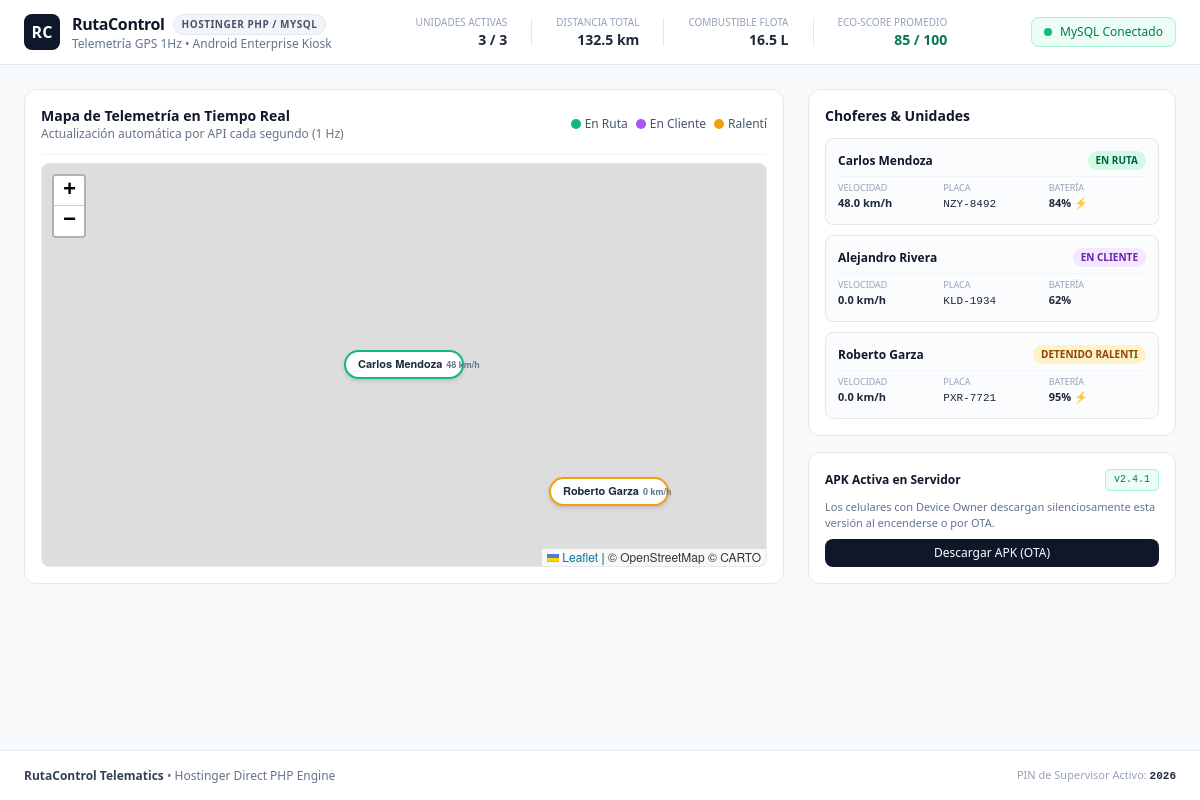
The app's page /hostinger_files/index.php with its own data.
### tables this page shows
CREATE TABLE IF NOT EXISTS drivers (
    id INT AUTO_INCREMENT PRIMARY KEY,
    name VARCHAR(150) NOT NULL,
    phone VARCHAR(30) NULL,
    route_code VARCHAR(50) NOT NULL COMMENT 'Ej: RUTA-NORTE-01',
    route_name VARCHAR(150) NOT NULL DEFAULT 'Ruta Principal',
    vehicle_plate VARCHAR(20) NOT NULL,
    vehicle_model VARCHAR(100) NOT NULL,
    avatar_url VARCHAR(255) NULL,
    nominal_consumption_l100km DECIMAL(5,2) DEFAULT 11.50,
    supervisor_pin VARCHAR(6) DEFAULT '2026',
    status ENUM('en_ruta', 'en_cliente', 'detenido_ralenti', 'exceso_velocidad', 'fuera_servicio') DEFAULT 'en_ruta',
    current_lat DECIMAL(10,7) DEFAULT 19.432608,
    current_lng DECIMAL(10,7) DEFAULT -99.133209,
    current_speed_kmh DECIMAL(5,1) DEFAULT 0.0,
    current_accel_g DECIMAL(4,2) DEFAULT 0.00,
    heading_deg SMALLINT DEFAULT 0,
    eco_score INT DEFAULT 85,
    total_distance_km DECIMAL(8,2) DEFAULT 0.00,
    fuel_consumed_liters DECIMAL(8,2) DEFAULT 0.00,
    excess_fuel_liters DECIMAL(8,2) DEFAULT 0.00,
    idle_time_minutes INT DEFAULT 0,
    sudden_braking_count INT DEFAULT 0,
    sudden_accel_count INT DEFAULT 0,
    created_at TIMESTAMP DEFAULT CURRENT_TIMESTAMP
);

CREATE TABLE IF NOT EXISTS devices (
    id INT AUTO_INCREMENT PRIMARY KEY,
    device_uid VARCHAR(100) NOT NULL UNIQUE COMMENT 'IMEI o Android ID del teléfono',
    device_model VARCHAR(100) NOT NULL DEFAULT 'Android Device',
    android_version VARCHAR(30) NOT NULL DEFAULT 'Android 14',
    current_apk_version VARCHAR(20) DEFAULT 'v2.4.1',
    battery_level INT DEFAULT 100,
    is_charging BOOLEAN DEFAULT FALSE,
    last_ping_at DATETIME NULL,
    assigned_driver_id INT NULL,
    status ENUM('online', 'offline', 'warning', 'locked') DEFAULT 'online',
    monthly_data_mb DECIMAL(8,2) DEFAULT 0.00,
    api_auth_token VARCHAR(64) NOT NULL,
    created_at TIMESTAMP DEFAULT CURRENT_TIMESTAMP,
    INDEX idx_device_uid (device_uid),
    INDEX idx_last_ping (last_ping_at)
);

CREATE TABLE IF NOT EXISTS apk_releases (
    id INT AUTO_INCREMENT PRIMARY KEY,
    app_name VARCHAR(100) NOT NULL DEFAULT 'RutaControl Telematics',
    package_name VARCHAR(100) NOT NULL DEFAULT 'com.rutacontrol.telematics',
    version_name VARCHAR(30) NOT NULL,
    version_code INT NOT NULL,
    download_url TEXT NOT NULL,
    sha256_checksum VARCHAR(64) NOT NULL,
    file_size_bytes BIGINT DEFAULT 15000000,
    is_active_production BOOLEAN DEFAULT FALSE,
    is_mandatory_kiosk BOOLEAN DEFAULT TRUE,
    changelog TEXT NULL,
    created_at TIMESTAMP DEFAULT CURRENT_TIMESTAMP
);

CREATE TABLE IF NOT EXISTS fleet_settings (
    id INT PRIMARY KEY DEFAULT 1,
    supervisor_pin VARCHAR(6) NOT NULL DEFAULT '2026',
    telemetry_interval_sec INT NOT NULL DEFAULT 1,
    speed_limit_kmh INT NOT NULL DEFAULT 70,
    max_idle_minutes INT NOT NULL DEFAULT 10,
    sudden_braking_g DECIMAL(4,2) NOT NULL DEFAULT 0.35,
    wifi_ssid VARCHAR(100) DEFAULT 'RutaControl_Almacen_5G',
    wifi_password VARCHAR(100) DEFAULT 'Flota2026Secure!',
    updated_at TIMESTAMP DEFAULT CURRENT_TIMESTAMP ON UPDATE CURRENT_TIMESTAMP
);

### hostinger_files/index.php (the view, shortened to what this page needs)
<?php
$pdo = getDBConnection();
$stmtDrivers = $pdo->query("
    SELECT
        d.*,
        dev.device_uid,
        dev.device_model,
        dev.battery_level,
        dev.is_charging,
        dev.current_apk_version,
        dev.status as device_status,
        dev.last_ping_at
    FROM drivers d
    LEFT JOIN devices dev ON d.id = dev.assigned_driver_id
    ORDER BY d.id ASC
");
$drivers = $stmtDrivers->fetchAll();
$stmtSettings = $pdo->query("SELECT * FROM fleet_settings WHERE id = 1 LIMIT 1");
$settings = $stmtSettings->fetch() ?: [
    'supervisor_pin' => '2026',
    'telemetry_interval_sec' => 1,
    'speed_limit_kmh' => 70,
    'max_idle_minutes' => 10
];
$stmtApk = $pdo->query("SELECT * FROM apk_releases WHERE is_active_production = 1 LIMIT 1");
$activeApk = $stmtApk->fetch();
$totalDrivers = count($drivers);
$activeDrivers = count(array_filter($drivers, fn($d) => $d['status'] !== 'fuera_servicio'));
$totalDistance = array_sum(array_column($drivers, 'total_distance_km'));
$totalFuel = array_sum(array_column($drivers, 'fuel_consumed_liters'));
$avgEco = $totalDrivers > 0 ? round(array_sum(array_column($drivers, 'eco_score')) / $totalDrivers) : 85;
?>
<!DOCTYPE html>
<html lang="es">
<head>
    <script src="https://cdn.tailwindcss.com"></script>
    <link rel="stylesheet" href="https://unpkg.com/leaflet@1.9.4/dist/leaflet.css" />
</head>
<body class="bg-slate-50 text-slate-800 flex flex-col min-h-screen font-sans antialiased">
    <header class="border-b border-slate-200 bg-white sticky top-0 z-50 shadow-xs">
        <div class="max-w-7xl mx-auto px-4 sm:px-6">
            <div class="flex items-center justify-between h-16">
                <div class="flex items-center gap-3">
                    <div class="w-9 h-9 rounded-lg bg-slate-900 flex items-center justify-center text-white font-bold shadow-xs">
                        RC
                    </div>
                    <div>
                        <div class="flex items-center gap-2">
                            <h1 class="text-base font-bold text-slate-900 tracking-tight">RutaControl</h1>
                            <span class="text-[10px] font-semibold tracking-wider uppercase px-2 py-0.5 rounded-full bg-slate-100 text-slate-600 border border-slate-200">
                                Hostinger PHP / MySQL
                            </span>
                        </div>
                        <p class="text-xs text-slate-500">Telemetría GPS 1Hz • Android Enterprise Kiosk</p>
                    </div>
                </div>
                <div class="hidden lg:flex items-center gap-6 text-xs">
                    <div class="text-right">
                        <span class="text-slate-400 block text-[10px]">UNIDADES ACTIVAS</span>
                        <span class="font-bold text-slate-800 text-sm"><?= $activeDrivers ?> / <?= $totalDrivers ?></span>
                    </div>
                    <div class="text-right">
                        <span class="text-slate-400 block text-[10px]">DISTANCIA TOTAL</span>
                        <span class="font-bold text-slate-800 text-sm"><?= number_format($totalDistance, 1) ?> km</span>
                    </div>
                    <div class="text-right">
                        <span class="text-slate-400 block text-[10px]">COMBUSTIBLE FLOTA</span>
                        <span class="font-bold text-slate-800 text-sm"><?= number_format($totalFuel, 1) ?> L</span>
                    </div>
                    <div class="text-right">
                        <span class="text-slate-400 block text-[10px]">ECO-SCORE PROMEDIO</span>
                        <span class="font-bold text-emerald-700 text-sm"><?= $avgEco ?> / 100</span>
                    </div>
                </div>
                <div class="flex items-center gap-2 text-xs font-medium bg-emerald-50 text-emerald-700 border border-emerald-200 px-3 py-1.5 rounded-lg">
                    <span class="w-2 h-2 rounded-full bg-emerald-500 animate-pulse"></span>
                    <span>MySQL Conectado</span>
                </div>
            </div>
        </div>
    </header>
    <main class="max-w-7xl mx-auto px-4 sm:px-6 py-6 flex-1 w-full space-y-6">
        <div class="grid grid-cols-1 lg:grid-cols-12 gap-6">
            <div class="lg:col-span-8 bg-white border border-slate-200 rounded-xl p-4 shadow-xs flex flex-col min-h-[480px]">
                <div class="flex items-center justify-between pb-3 mb-2 border-b border-slate-100">
                    <div>
                        <h2 class="text-sm font-bold text-slate-900">Mapa de Telemetría en Tiempo Real</h2>
                        <p class="text-xs text-slate-500">Actualización automática por API cada segundo (1 Hz)</p>
                    </div>
                    <div class="flex items-center gap-2 text-xs">
                        <span class="flex items-center gap-1 text-slate-600"><span class="w-2.5 h-2.5 rounded-full bg-emerald-500"></span> En Ruta</span>
                        <span class="flex items-center gap-1 text-slate-600"><span class="w-2.5 h-2.5 rounded-full bg-purple-500"></span> En Cliente</span>
                        <span class="flex items-center gap-1 text-slate-600"><span class="w-2.5 h-2.5 rounded-full bg-amber-500"></span> Ralentí</span>
                    </div>
                </div>
                <div id="fleetMap" class="w-full flex-1 rounded-lg border border-slate-200 min-h-[400px]"></div>
            </div>
            <div class="lg:col-span-4 space-y-4">
                <div class="bg-white border border-slate-200 rounded-xl p-4 shadow-xs">
                    <h3 class="text-sm font-bold text-slate-900 mb-3">Choferes & Unidades</h3>
                    <div class="space-y-2.5" id="driversListContainer">
                        <?php foreach ($drivers as $d): ?>
                            <div class="p-3 border border-slate-200 rounded-lg hover:border-slate-300 transition-colors cursor-pointer bg-slate-50/50" onclick="focusDriver(<?= $d['id'] ?>, <?= $d['current_lat'] ?>, <?= $d['current_lng'] ?>)">
                                <div class="flex items-center justify-between mb-1.5">
                                    <span class="font-bold text-xs text-slate-900"><?= htmlspecialchars($d['name']) ?></span>
                                    <span class="text-[10px] font-semibold px-2 py-0.5 rounded-full <?= $d['status'] === 'en_ruta' ? 'bg-emerald-100 text-emerald-800' : ($d['status'] === 'en_cliente' ? 'bg-purple-100 text-purple-800' : 'bg-amber-100 text-amber-800') ?>">
                                        <?= strtoupper(str_replace('_', ' ', $d['status'])) ?>
                                    </span>
                                </div>
                                <div class="grid grid-cols-3 gap-2 text-[11px] text-slate-600 pt-1 border-t border-slate-100">
                                    <div>
                                        <span class="text-slate-400 block text-[9px]">VELOCIDAD</span>
                                        <span class="font-bold text-slate-800"><?= $d['current_speed_kmh'] ?> km/h</span>
                                    </div>
                                    <div>
                                        <span class="text-slate-400 block text-[9px]">PLACA</span>
                                        <span class="font-mono text-slate-800"><?= $d['vehicle_plate'] ?></span>
                                    </div>
                                    <div>
                                        <span class="text-slate-400 block text-[9px]">BATERÍA</span>
                                        <span class="font-bold <?= $d['battery_level'] < 25 ? 'text-rose-600' : 'text-slate-800' ?>"><?= $d['battery_level'] ?? 100 ?>% <?= !empty($d['is_charging']) ? '⚡' : '' ?></span>
                                    </div>
                                </div>
                            </div>
                        <?php endforeach; ?>
                    </div>
                </div>
                <div class="bg-white border border-slate-200 rounded-xl p-4 shadow-xs text-xs space-y-2">
                    <div class="flex items-center justify-between">
                        <span class="font-bold text-slate-900">APK Activa en Servidor</span>
                        <span class="bg-emerald-50 text-emerald-700 border border-emerald-200 px-2 py-0.5 rounded font-mono text-[10px]">
                            <?= $activeApk['version_name'] ?? 'v2.4.1' ?>
                        </span>
                    </div>
                    <p class="text-slate-500 text-[11px]">
                        Los celulares con Device Owner descargan silenciosamente esta versión al encenderse o por OTA.
                    </p>
                    <a href="<?= htmlspecialchars($activeApk['download_url'] ?? '#') ?>" target="_blank" class="block text-center w-full py-1.5 bg-slate-900 hover:bg-slate-800 text-white font-medium rounded-lg transition-colors text-xs">
                        Descargar APK (OTA)
                    </a>
                </div>
            </div>
        </div>
    </main>
    <footer class="border-t border-slate-200 bg-white py-4 px-4 sm:px-6 text-xs text-slate-500">
        <div class="max-w-7xl mx-auto flex flex-col sm:flex-row items-center justify-between gap-3">
            <div>
                <span class="font-bold text-slate-700">RutaControl Telematics</span> &bull; Hostinger Direct PHP Engine
            </div>
            <div class="text-[11px] text-slate-400">
                PIN de Supervisor Activo: <b class="font-mono text-slate-800"><?= $settings['supervisor_pin'] ?></b>
            </div>
        </div>
    </footer>
</body>
</html>

### records on screen
drivers: name "Carlos Mendoza", status "EN RUTA", current_speed_kmh "48.0", vehicle_plate "NZY-8492", devices.battery_level "84"
drivers: name "Alejandro Rivera", status "EN CLIENTE", current_speed_kmh "0.0", vehicle_plate "KLD-1934", devices.battery_level "62"
drivers: name "Roberto Garza", status "DETENIDO RALENTI", current_speed_kmh "0.0", vehicle_plate "PXR-7721", devices.battery_level "95"
apk_releases: version_name "v2.4.1"
fleet_settings: supervisor_pin "2026"

### other values on screen
$activeDrivers "3"
$totalDrivers "3"
$totalDistance "132.5"
$totalFuel "16.5"
$avgEco "85"
